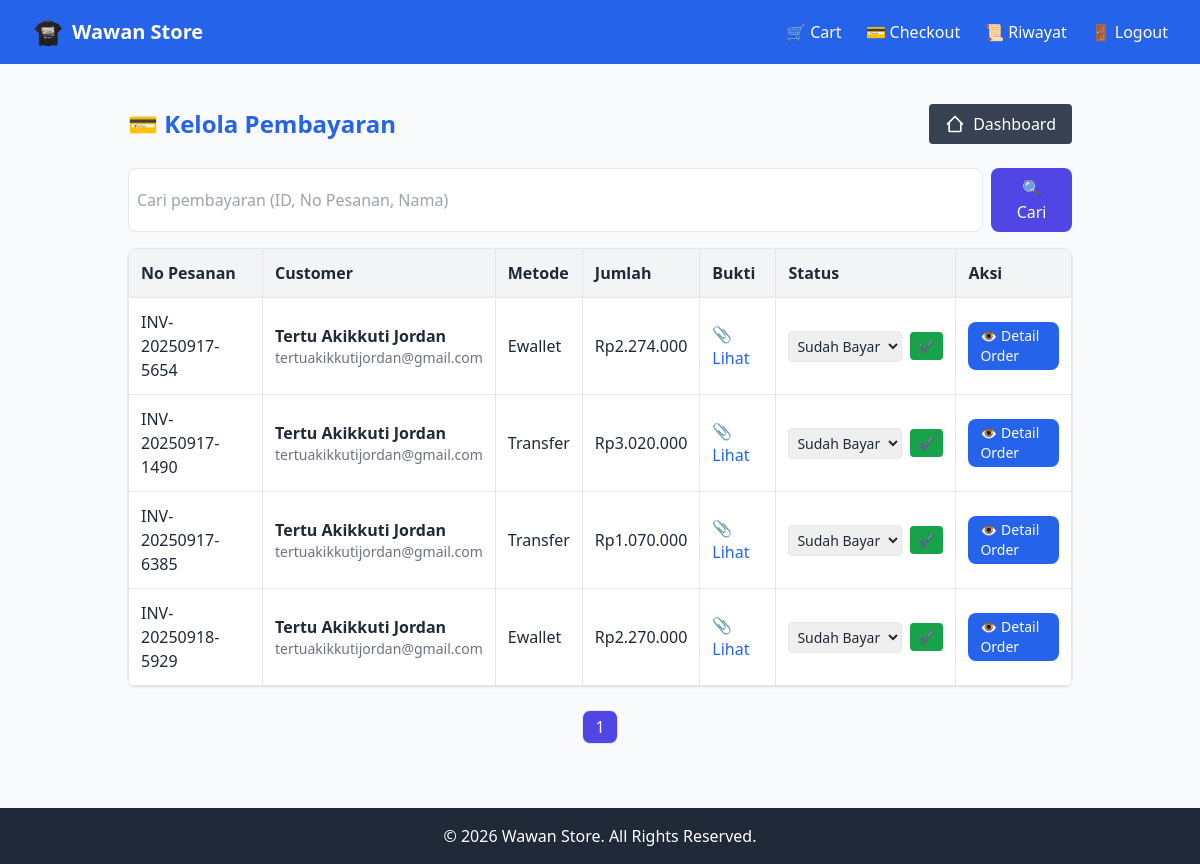
/admin/payments.php (signed in), run on the app's committed database.
### tables this page shows
CREATE TABLE `payments` (
  `id` int(11) NOT NULL,
  `order_id` int(11) NOT NULL,
  `method` enum('transfer','cod','ewallet') NOT NULL,
  `amount` decimal(12,2) NOT NULL,
  `status` enum('pending','confirmed','failed') DEFAULT 'pending',
  `paid_at` timestamp NULL DEFAULT NULL,
  `proof` varchar(255) DEFAULT NULL,
  `notes` text DEFAULT NULL,
  `created_at` timestamp NOT NULL DEFAULT current_timestamp()
);

CREATE TABLE `orders` (
  `id` int(11) NOT NULL,
  `order_number` varchar(20) DEFAULT NULL,
  `user_id` int(11) NOT NULL,
  `address_id` int(11) NOT NULL,
  `total_amount` decimal(12,2) NOT NULL,
  `status` enum('pending','paid','shipped','completed','cancelled') DEFAULT 'pending',
  `created_at` timestamp NOT NULL DEFAULT current_timestamp()
);

CREATE TABLE `users` (
  `id` int(11) NOT NULL,
  `name` varchar(100) NOT NULL,
  `email` varchar(100) NOT NULL,
  `password` varchar(255) NOT NULL,
  `phone` varchar(20) DEFAULT NULL,
  `role` enum('admin','customer') DEFAULT 'customer',
  `created_at` timestamp NOT NULL DEFAULT current_timestamp()
);

### includes/functions.php (called while the page is built, shortened)
<?php
function e($string) {
    return htmlspecialchars($string, ENT_QUOTES, 'UTF-8');
}

### admin/payments.php (the view, shortened to what this page needs)
<?php
include "../config/database.php";
include "../includes/functions.php";
$limit = 5;
$page = isset($_GET['page']) ? (int)$_GET['page'] : 1;
$offset = ($page - 1) * $limit;
$search = isset($_GET['search']) ? trim($_GET['search']) : "";
$where = "";
$searchLike = "%$search%";
if ($where) {
    $countStmt = $conn->prepare("
        SELECT COUNT(*) as total
        FROM payments p
        JOIN orders o ON p.order_id = o.id
        JOIN users u ON o.user_id = u.id
        $where
    ");
    $countStmt->bind_param("sss", $searchLike, $searchLike, $searchLike);
} else {
    $countStmt = $conn->prepare("
        SELECT COUNT(*) as total
        FROM payments p
        JOIN orders o ON p.order_id = o.id
        JOIN users u ON o.user_id = u.id
    ");
}
$countStmt->execute();
$total = $countStmt->get_result()->fetch_assoc()['total'];
$totalPages = ceil($total / $limit);
if ($where) {
    $stmt = $conn->prepare("
        SELECT p.*, o.order_number, u.name as customer_name, u.email
        FROM payments p
        JOIN orders o ON p.order_id = o.id
        JOIN users u ON o.user_id = u.id
        $where
        ORDER BY p.created_at ASC
        LIMIT ? OFFSET ?
    ");
    $stmt->bind_param("sssii", $searchLike, $searchLike, $searchLike, $limit, $offset);
} else {
    $stmt = $conn->prepare("
        SELECT p.*, o.order_number, u.name as customer_name, u.email
        FROM payments p
        JOIN orders o ON p.order_id = o.id
        JOIN users u ON o.user_id = u.id
        ORDER BY p.created_at ASC
        LIMIT ? OFFSET ?
    ");
    $stmt->bind_param("ii", $limit, $offset);
}
$stmt->execute();
$result = $stmt->get_result();
include "../includes/header.php";
?>
<div class="max-w-7xl mx-auto p-6">
  <div class="flex justify-between items-center mb-6">
    <h1 class="text-2xl font-bold flex items-center gap-2 text-blue-600">💳 Kelola Pembayaran</h1>
    <div>
      <a href="index.php" class="flex items-center gap-2 bg-gray-700 text-white px-4 py-2 rounded hover:bg-gray-800">
        <svg xmlns="http://www.w3.org/2000/svg" class="h-5 w-5" fill="none" viewBox="0 0 24 24" stroke="currentColor">
          <path stroke-linecap="round" stroke-linejoin="round" stroke-width="2" d="M3 12l2-2m0 0l7-7 7 7M5 10v10a1 1 0 001 1h3m10-11l2 2m-2-2v10a1 1 0 01-1 1h-3m-6 0h6" />
        </svg>
        Dashboard
      </a>
    </div>
  </div>
  <form method="GET" class="mb-4 flex gap-2">
    <input type="text" name="search" value="<?= e($search) ?>"
      class="w-full p-2 border rounded-lg focus:ring focus:ring-indigo-300"
      placeholder="Cari pembayaran (ID, No Pesanan, Nama)">
    <button type="submit"
      class="bg-indigo-600 text-white px-4 py-2 rounded-lg hover:bg-indigo-700">🔍 Cari</button>
  </form>
  <div class="overflow-x-auto bg-white shadow rounded-lg">
    <table class="w-full text-left border-collapse">
      <thead class="bg-gray-100">
        <tr>
          <th class="p-3 border">No Pesanan</th>
          <th class="p-3 border">Customer</th>
          <th class="p-3 border">Metode</th>
          <th class="p-3 border">Jumlah</th>
          <th class="p-3 border">Bukti</th>
          <th class="p-3 border">Status</th>
          <th class="p-3 border">Aksi</th>
        </tr>
      </thead>
      <tbody>
        <?php if ($result->num_rows > 0): ?>
          <?php while ($row = $result->fetch_assoc()): ?>
            <tr class="hover:bg-gray-50">
              <td class="p-3 border"><?= e($row['order_number']) ?></td>
              <td class="p-3 border">
                <p class="font-semibold"><?= e($row['customer_name']) ?></p>
                <p class="text-sm text-gray-500"><?= e($row['email']) ?></p>
              </td>
              <td class="p-3 border"><?= ucfirst(e($row['method'])) ?></td>
              <td class="p-3 border">Rp<?= number_format($row['amount'],0,',','.') ?></td>
              <td class="p-3 border">
                <?php if (!empty($row['proof'])): ?>
                  <a href="../assets/uploads/payments/<?= e($row['proof']) ?>" target="_blank"
                     class="text-blue-600 hover:underline flex items-center gap-1">
                     📎 Lihat
                  </a>
                <?php else: ?>
                  <span class="text-gray-400">-</span>
                <?php endif; ?>
              </td>
              <td class="p-3 border">
                <form method="POST" action="update_payment_status.php" class="flex items-center gap-2">
                  <select name="status" class="border rounded p-1 text-sm">
                    <option value="confirmed" <?= $row['status'] === 'confirmed' ? 'selected' : '' ?>>Sudah Bayar</option>
                  </select>
                  <button type="submit" class="bg-green-600 text-white px-2 py-1 rounded text-sm hover:bg-green-700">✔</button>
                </form>
              </td>
              <td class="p-3 border">
                <a href="order_detail.php?id=<?= $row['order_id'] ?>"
                   class="bg-blue-600 text-white px-3 py-1 rounded-lg hover:bg-blue-700 flex items-center gap-1 text-sm">
                  👁 Detail Order
                </a>
              </td>
            </tr>
          <?php endwhile; ?>
        <?php else: ?>
          <tr>
            <td colspan="8" class="p-3 text-center text-gray-500">Tidak ada pembayaran ditemukan.</td>
          </tr>
        <?php endif; ?>
      </tbody>
    </table>
  </div>
  <div class="flex justify-center mt-6 space-x-2">
    <?php for ($i = 1; $i <= $totalPages; $i++): ?>
      <a href="?page=<?= $i ?>&search=<?= urlencode($search) ?>"
         class="px-3 py-1 rounded-lg border <?= $i == $page ? 'bg-indigo-600 text-white' : 'bg-white hover:bg-gray-100' ?>">
        <?= $i ?>
      </a>
    <?php endfor; ?>
  </div>
</div>
<?php include "../includes/footer.php"; ?>

### data on the page
payments: order.order_number "INV-20250917-5654", users.name "Tertu Akikkuti Jordan", users.email "tertuakikkutijordan@gmail.com", method "Ewallet", amount "2.274.000", status "Sudah Bayar"
payments: order.order_number "INV-20250917-1490", users.name "Tertu Akikkuti Jordan", users.email "tertuakikkutijordan@gmail.com", method "Transfer", amount "3.020.000", status "Sudah Bayar"
payments: order.order_number "INV-20250917-6385", users.name "Tertu Akikkuti Jordan", users.email "tertuakikkutijordan@gmail.com", method "Transfer", amount "1.070.000", status "Sudah Bayar"
payments: order.order_number "INV-20250918-5929", users.name "Tertu Akikkuti Jordan", users.email "tertuakikkutijordan@gmail.com", method "Ewallet", amount "2.270.000", status "Sudah Bayar"
